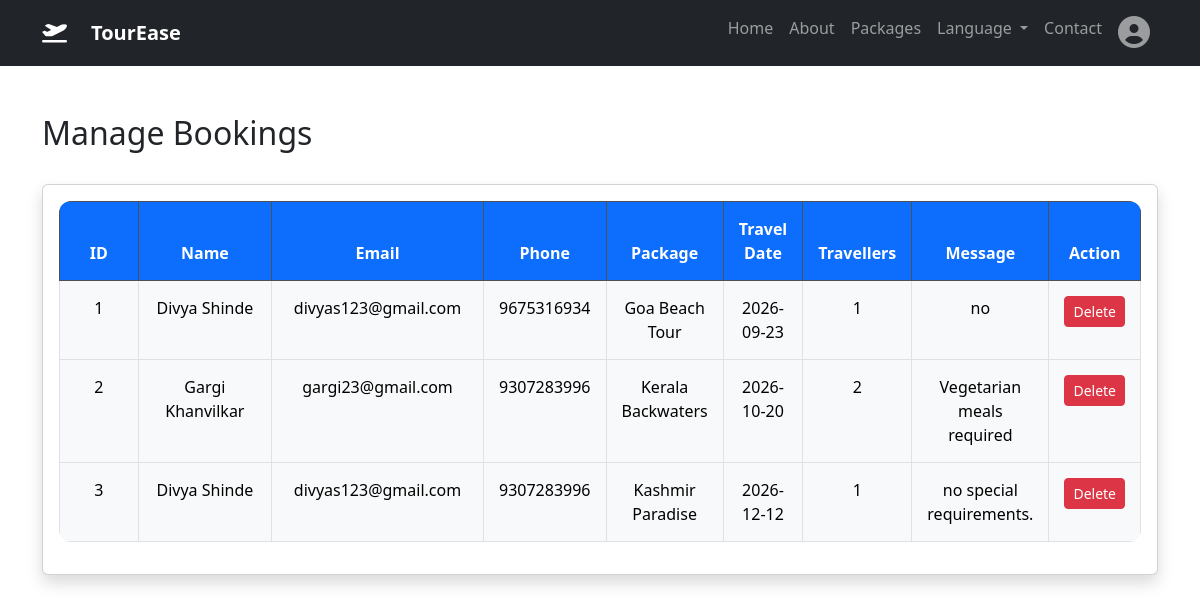
The app's page /manage_bookings with its own data.
### tables this page shows
CREATE TABLE bookings (
    id INTEGER PRIMARY KEY AUTOINCREMENT,
    name TEXT NOT NULL,
    email TEXT NOT NULL,
    phone TEXT NOT NULL,
    package_name TEXT NOT NULL,
    travel_date TEXT NOT NULL,
    travelers INTEGER NOT NULL,
    message TEXT,
    booking_date TEXT
);

### app.py (the view)
@app.route('/manage_bookings')
def manage_bookings():
    conn = sqlite3.connect('database.db')
    cursor = conn.cursor()
    cursor.execute("SELECT * FROM bookings")
    bookings = cursor.fetchall()
    conn.close()
    return render_template(
        'manage_bookings.html',
        bookings=bookings
    )

### templates/manage_bookings.html (shortened to what this page needs)
{% extends "base.html" %}
{% block content %}
<div class="container mt-5">
    <div class="d-flex justify-content-between align-items-center mb-4">
        <h2>Manage Bookings</h2>
    </div>
    <div class="card shadow">
        <div class="card-body">
            <table class="table table-bordered table-hover text-center">
                <thead class="table-dark">
                    <tr>
                        <th>ID</th>
                        <th>Name</th>
                        <th>Email</th>
                        <th>Phone</th>
                        <th>Package</th>
                        <th>Travel Date</th>
                        <th>Travellers</th>
                        <th>Message</th>
                        <th>Action</th>
                    </tr>
                </thead>
                <tbody>
                    {% for booking in bookings %}
                    <tr>
                        <td>{{ booking[0] }}</td>
                        <td>{{ booking[1] }}</td>
                        <td>{{ booking[2] }}</td>
                        <td>{{ booking[3] }}</td>
                        <td>{{ booking[4] }}</td>
                        <td>{{ booking[5] }}</td>
                        <td>{{ booking[6] }}</td>
                        <td>{{ booking[7] }}</td>
                        <td>
                            <a href="/delete_booking/{{ booking[0] }}"
                               class="btn btn-danger btn-sm"
                               onclick="return confirm('Delete this booking?')">
                               Delete
                            </a>
                        </td>
                    </tr>
                    {% endfor %}
                </tbody>
            </table>
        </div>
    </div>
</div>
{% endblock %}

### static/css/style.css (style rules this page uses)
.table-bordered { border-radius: 12px; overflow: hidden; }
.table-bordered th { width: 30%; background: #0d6efd; color: white; font-weight: 600; padding: 15px; }
.table-bordered td { padding: 15px; background: #f8f9fa; }

### records on screen
bookings: id "1", name "Divya Shinde", email "divyas123@gmail.com", phone "9675316934", package_name "Goa Beach Tour", travel_date "2026-09-23", travelers "1", message "no"
bookings: id "2", name "Gargi Khanvilkar", email "gargi23@gmail.com", phone "9307283996", package_name "Kerala Backwaters", travel_date "2026-10-20", travelers "2", message "Vegetarian meals required"
bookings: id "3", name "Divya Shinde", email "divyas123@gmail.com", phone "9307283996", package_name "Kashmir Paradise", travel_date "2026-12-12", travelers "1", message "no special requirements."
